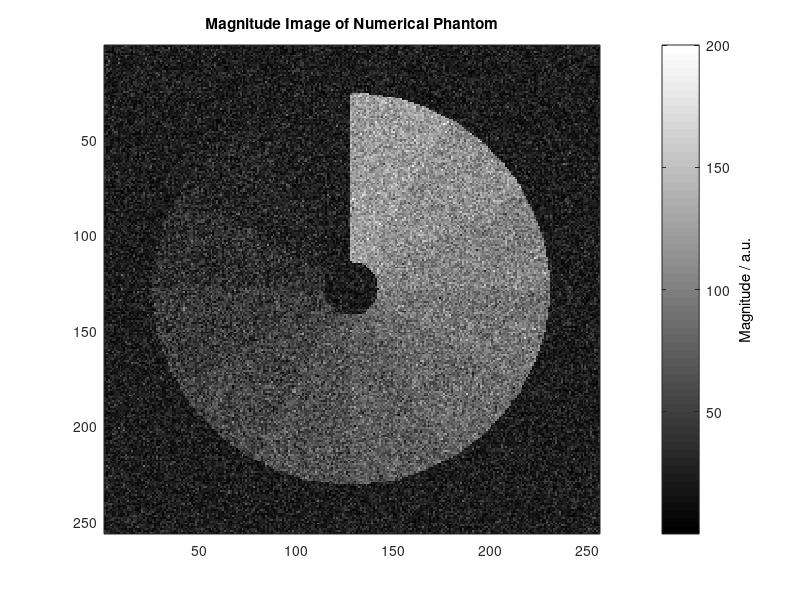
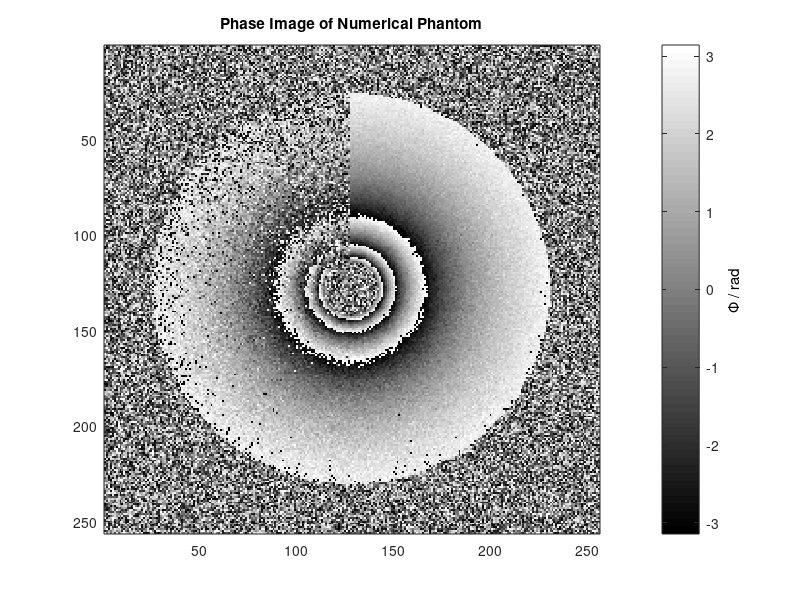

These charts were generated, in order, by the following MATLAB code: (Note: this script raises an error after producing the figures.)
%% Load numerical phantom data.
data = load('example.mat');
data.example = double(data.example);

%% Show data.
figure;
imagesc( abs(data.example) );
title('Magnitude Image of Numerical Phantom');
colormap gray;
h = colorbar;
set(get(h,'ylabel'),'String', 'Magnitude / a.u.');

figure;
imagesc( angle(data.example) );
title('Phase Image of Numerical Phantom');
colormap gray;
h = colorbar;
set(get(h,'ylabel'),'String', '\Phi / rad');

%% Unwrap phase.
tic;
unwrappedPhase = sunwrap(data.example);         % No threshold.
%unwrappedPhase = sunwrap(data.example, 0.25);  % Threshold: 25% of maximum value.
toc;

%% Show result.
figure;
imagesc( unwrappedPhase );
title('Unwrapped Phase Image of Numerical Phantom');
colormap gray;
h = colorbar;
set(get(h,'ylabel'),'String', '\Phi / rad');
